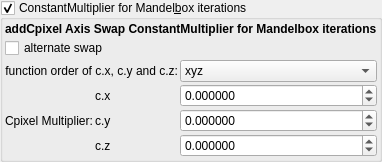
    <widget class="MyGroupBox" name="groupCheck_transf_addCpixel_enabled_false">
     <property name="toolTip">
      <string>&lt;html&gt;&lt;head/&gt;&lt;body&gt;&lt;p&gt;Cpixel is CVector3 c = ( c.x, c.y, c.z). It is each original point (pixel) in 3D space where the iteration starts from, ( c = original z for each point .) It is commonly found in formula structures z = f(z) + c.&lt;/p&gt;&lt;p&gt;The Cpixel multiplier effectively scales this point &amp;quot;c&amp;quot;.&lt;/p&gt;&lt;p&gt;This transform allows the swapping of the order of the &amp;quot;CVector3 c&amp;quot; components before being multiplied by &amp;quot;CVector3 z&amp;quot; components.&lt;/p&gt;&lt;/body&gt;&lt;/html&gt;</string>
     </property>
     <property name="title">
      <string>ConstantMultiplier for Mandel&amp;box iterations</string>
     </property>
     <property name="checkable">
      <bool>true</bool>
     </property>
     <layout class="QVBoxLayout" name="verticalLayout_50">
      <property name="spacing">
       <number>2</number>
      </property>
      <property name="leftMargin">
       <number>2</number>
      </property>
      <property name="topMargin">
       <number>2</number>
      </property>
      <property name="rightMargin">
       <number>2</number>
      </property>
      <property name="bottomMargin">
       <number>2</number>
      </property>
      <item>
       <widget class="QLabel" name="label_4">
        <property name="font">
         <font>
          <weight>75</weight>
          <bold>true</bold>
         </font>
        </property>
        <property name="text">
         <string>addCpixel Axis Swap ConstantMultiplier for Mandelbox iterations</string>
        </property>
       </widget>
      </item>
      <item>
       <layout class="QGridLayout" name="gridLayout_25" columnstretch="0,0,1">
        <property name="spacing">
         <number>2</number>
        </property>
        <item row="0" column="0" colspan="2">
         <widget class="QCheckBox" name="checkBox_transf_alternate_enabled_false">
          <property name="text">
           <string>alternate swap</string>
          </property>
         </widget>
        </item>
        <item row="3" column="2">
         <widget class="MyDoubleSpinBox" name="spinbox3_transf_constant_multiplierC_111_y">
          <property name="sizePolicy">
           <sizepolicy hsizetype="Minimum" vsizetype="Maximum">
            <horstretch>0</horstretch>
            <verstretch>0</verstretch>
           </sizepolicy>
          </property>
          <property name="prefix">
           <string/>
          </property>
          <property name="suffix">
           <string/>
          </property>
          <property name="decimals">
           <number>6</number>
          </property>
          <property name="minimum">
           <double>-99.989999999999995</double>
          </property>
          <property name="maximum">
           <double>99.989999999999995</double>
          </property>
          <property name="singleStep">
           <double>0.100000000000000</double>
          </property>
         </widget>
        </item>
        <item row="2" column="2">
         <widget class="MyDoubleSpinBox" name="spinbox3_transf_constant_multiplierC_111_x">
          <property name="sizePolicy">
           <sizepolicy hsizetype="Minimum" vsizetype="Maximum">
            <horstretch>0</horstretch>
            <verstretch>0</verstretch>
           </sizepolicy>
          </property>
          <property name="prefix">
           <string/>
          </property>
          <property name="suffix">
           <string/>
          </property>
          <property name="decimals">
           <number>6</number>
          </property>
          <property name="minimum">
           <double>-99.989999999999995</double>
          </property>
          <property name="maximum">
           <double>99.989999999999995</double>
          </property>
          <property name="singleStep">
           <double>0.100000000000000</double>
          </property>
         </widget>
        </item>
        <item row="2" column="1">
         <widget class="QLabel" name="label_122">
          <property name="text">
           <string notr="true">c.x</string>
          </property>
         </widget>
        </item>
        <item row="3" column="1">
         <widget class="QLabel" name="label_123">
          <property name="text">
           <string notr="true">c.y</string>
          </property>
         </widget>
        </item>
        <item row="4" column="1">
         <widget class="QLabel" name="label_124">
          <property name="text">
           <string notr="true">c.z</string>
          </property>
         </widget>
        </item>
        <item row="2" column="0" rowspan="3">
         <widget class="QLabel" name="label_125">
          <property name="text">
           <string>Cpixel Multiplier:</string>
          </property>
         </widget>
        </item>
        <item row="4" column="2">
         <widget class="MyDoubleSpinBox" name="spinbox3_transf_constant_multiplierC_111_z">
          <property name="sizePolicy">
           <sizepolicy hsizetype="Minimum" vsizetype="Maximum">
            <horstretch>0</horstretch>
            <verstretch>0</verstretch>
           </sizepolicy>
          </property>
          <property name="prefix">
           <string/>
          </property>
          <property name="suffix">
           <string/>
          </property>
          <property name="decimals">
           <number>6</number>
          </property>
          <property name="minimum">
           <double>-99.989999999999995</double>
          </property>
          <property name="maximum">
           <double>99.989999999999995</double>
          </property>
          <property name="singleStep">
           <double>0.100000000000000</double>
          </property>
         </widget>
        </item>
        <item row="1" column="2">
         <widget class="QComboBox" name="comboBox_mandelbulbMulti_order_of_xyz">
          <item>
           <property name="text">
            <string notr="true">xyz</string>
           </property>
          </item>
          <item>
           <property name="text">
            <string notr="true">xzy</string>
           </property>
          </item>
          <item>
           <property name="text">
            <string notr="true">yxz</string>
           </property>
          </item>
          <item>
           <property name="text">
            <string notr="true">yzx</string>
           </property>
          </item>
          <item>
           <property name="text">
            <string notr="true">zxy</string>
           </property>
          </item>
          <item>
           <property name="text">
            <string notr="true">zyx</string>
           </property>
          </item>
         </widget>
        </item>
        <item row="1" column="0" colspan="2">
         <widget class="QLabel" name="label_3">
          <property name="text">
           <string>function order of c.x, c.y and c.z:</string>
          </property>
          <property name="alignment">
           <set>Qt::AlignRight|Qt::AlignTrailing|Qt::AlignVCenter</set>
          </property>
         </widget>
        </item>
       </layout>
      </item>
     </layout>
    </widget>
